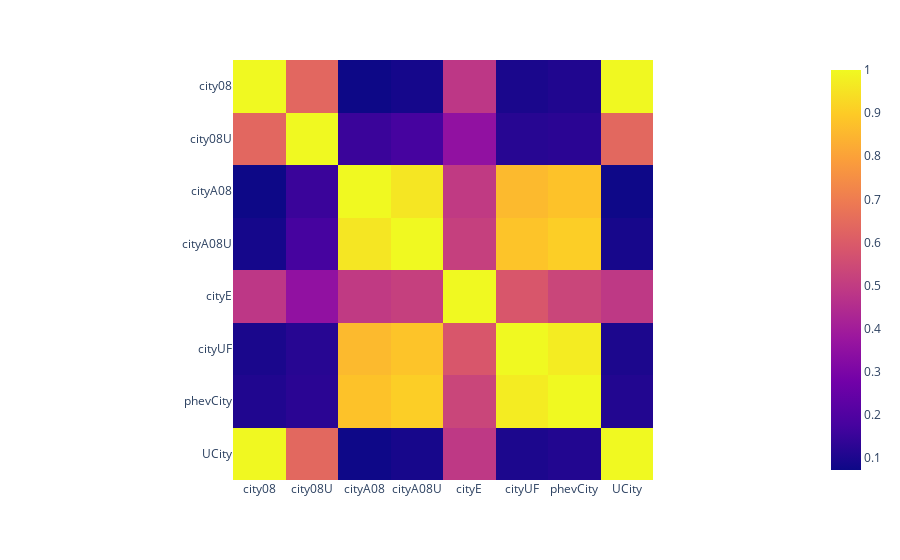

The cell this chart's notebook holds for it:
### Markdown cell above
4. Numeric feature: cityXXXX

### Code cell
df17 = df[['city08', 'city08U', 'cityA08', 'cityA08U', 'cityE', 'cityUF', 'phevCity', 'UCity']]
fig = px.imshow(df17.corr())
fig.show()

### Figure 1 — Plotly figure (JSON) as saved in the notebook; plotly's stock layout.template omitted (floating-point values rounded to 4 significant figures)
{"data": [{"coloraxis": "coloraxis", "hovertemplate": "x: %{x}<br>y: %{y}<br>color: %{z}<extra></extra>", "name": "0", "type": "heatmap", "x": ["city08", "city08U", "cityA08", "cityA08U", "cityE", "cityUF", "phevCity", "UCity"], "xaxis": "x", "y": ["city08", "city08U", "cityA08", "cityA08U", "cityE", "cityUF", "phevCity", "UCity"], "yaxis": "y", "z": [[1, 0.6347, 0.07197, 0.0871, 0.484, 0.0955, 0.1063, 0.9972], [0.6347, 1, 0.1534, 0.176, 0.3553, 0.1186, 0.124, 0.6385], [0.07197, 0.1534, 1, 0.9575, 0.4957, 0.8577, 0.8788, 0.07446], [0.0871, 0.176, 0.9575, 1, 0.5141, 0.8824, 0.9047, 0.09094], [0.484, 0.3553, 0.4957, 0.5141, 1, 0.5859, 0.5322, 0.4901], [0.0955, 0.1186, 0.8577, 0.8824, 0.5859, 1, 0.9706, 0.09891], [0.1063, 0.124, 0.8788, 0.9047, 0.5322, 0.9706, 1, 0.1098], [0.9972, 0.6385, 0.07446, 0.09094, 0.4901, 0.09891, 0.1098, 1]]}], "layout": {"coloraxis": {"colorscale": [[0, "#0d0887"], [0.1111, "#46039f"], [0.2222, "#7201a8"], [0.3333, "#9c179e"], [0.4444, "#bd3786"], [0.5556, "#d8576b"], [0.6667, "#ed7953"], [0.7778, "#fb9f3a"], [0.8889, "#fdca26"], [1, "#f0f921"]]}, "margin": {"t": 60}, "xaxis": {"anchor": "y", "constrain": "domain", "domain": [0, 1], "scaleanchor": "y"}, "yaxis": {"anchor": "x", "autorange": "reversed", "constrain": "domain", "domain": [0, 1]}}}
